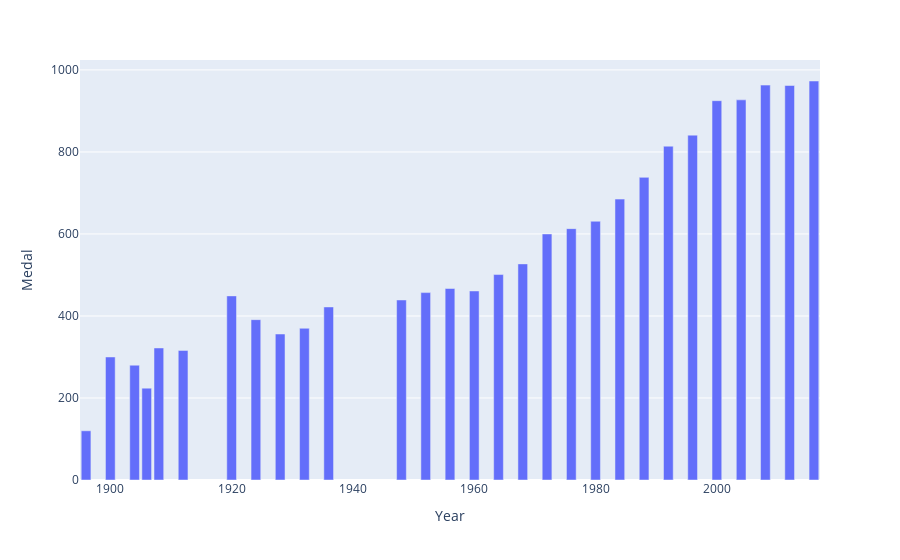

The notebook cell saved with this chart:
### Code cell
fig= px.bar(finaldf, x='Year', y='Medal')
fig.show()

### Figure 1 — Plotly figure (JSON) as saved in the notebook; plotly's stock layout.template omitted (floating-point values rounded to 4 significant figures)
{"data": [{"alignmentgroup": "True", "hovertemplate": "Year=%{x}<br>Medal=%{y}<extra></extra>", "legendgroup": "", "marker": {"color": "#636efa", "pattern": {"shape": ""}}, "name": "", "offsetgroup": "", "orientation": "v", "showlegend": false, "textposition": "auto", "type": "bar", "x": [1896, 1900, 1904, 1906, 1908, 1912, 1920, 1924, 1928, 1932, 1936, 1948, 1952, 1956, 1960, 1964, 1968, 1972, 1976, 1980, 1984, 1988, 1992, 1996, 2000, 2004, 2008, 2012, 2016], "xaxis": "x", "y": [120, 300, 280, 224, 322, 316, 449, 391, 356, 370, 422, 439, 457, 467, 461, 501, 527, 600, 613, 631, 685, 738, 814, 841, 925, 927, 963, 962, 973], "yaxis": "y"}], "layout": {"autosize": true, "barmode": "relative", "legend": {"tracegroupgap": 0}, "margin": {"t": 60}, "xaxis": {"anchor": "y", "autorange": true, "domain": [0, 1], "range": [1895, 2017], "title": {"text": "Year"}, "type": "linear"}, "yaxis": {"anchor": "x", "autorange": true, "domain": [0, 1], "range": [0, 1024.0], "title": {"text": "Medal"}, "type": "linear"}}}
